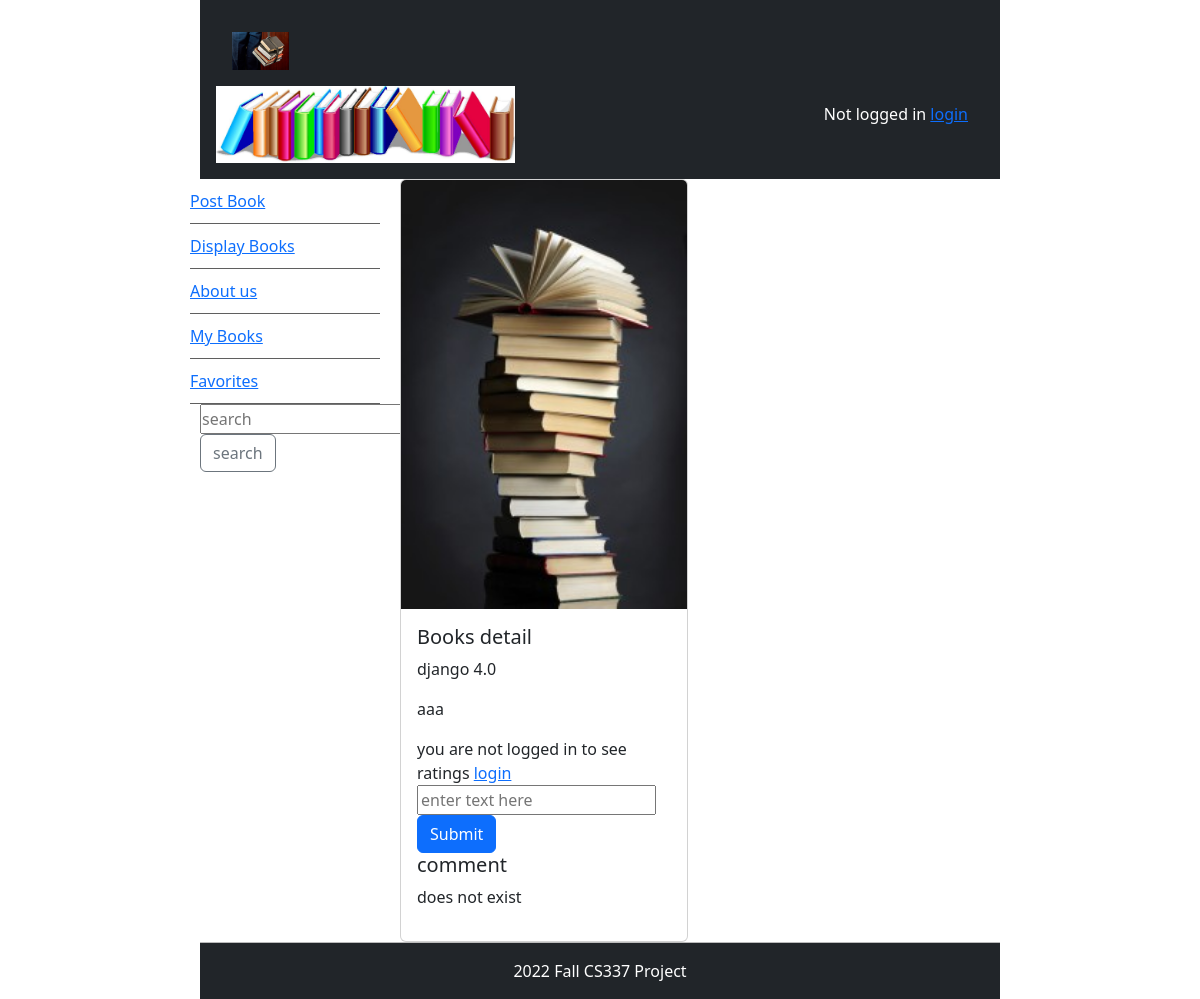
/book_detail/3, run on the app's committed database.
### bookMng/models.py (models this page shows, shortened)
class MainMenu(models.Model):
    item = models.CharField(max_length=200, unique=True)
    link = models.CharField(max_length=500, unique=True)

class Book(models.Model):
    name = models.CharField(max_length=200)
    web = models.URLField(max_length=200)
    price = models.DecimalField(decimal_places=2, max_digits=8)
    publishdate = models.DateField(auto_now=True)
    picture = models.FileField(upload_to='bookEX/static/uploads')
    pic_path = models.CharField(max_length=300, editable=False, blank=True)
    username = models.ForeignKey(User, blank=True, null=True, on_delete=models.CASCADE)
    favorite = models.ManyToManyField(User, related_name='favorite', blank=True)

### bookMng/views.py (the view)
# urls.py: path('book_detail/<int:book_id>', views.book_detail, name='book_detail'),
def book_detail(request, book_id):
    book = Book.objects.get(id=book_id)
    book.pic_path = book.picture.url[14:]
    is_favorite = False
    is_rate = False
    is_comment = False
    if request.user.is_authenticated:
        if Comment.objects.filter(username=request.user, product__id=book_id).exists():
            is_comment = True
        if book.favorite.filter(id=request.user.id).exists():
            is_favorite = True
        if Rate.objects.filter(username=request.user, product__id=book_id).exists():
            is_rate = True
            avg = Rate.objects.filter(product__id=book_id).aggregate(Avg('rating'))
            comments = Comment.objects.filter(product__id=book_id)
            return render(request,
                          'bookMng/book_detail.html',
                          {
                              'item_list': MainMenu.objects.all(),
                              'book': book,
                              'is_favorite': is_favorite,
                              'is_comment': is_comment,
                              'rate': Rate.objects.get(username=request.user, product__id=book_id),
                              'is_rate': is_rate,
                              'avg': avg,
                              'comments': comments
                          })
        else:
            return render(request,
                          'bookMng/book_detail.html',
                          {
                              'item_list': MainMenu.objects.all(),
                              'book': book,
                              'is_favorite': is_favorite,
                              'is_rate': is_rate,
                              'is_comment': is_comment
                          })
    else:
        return render(request,
                      'bookMng/book_detail.html',
                      {
                          'item_list': MainMenu.objects.all(),
                          'book': book,
                      })

### bookEX/templates/bookMng/book_detail.html (shortened to what this page needs)
{% extends "base.html" %}
{% load static %}
{% block sidenav %}
    {% for item in item_list %}
    <li>
        <a href="{{item.link}}">{{item.item}} </a>
    </li>
    {% endfor %}
{% endblock sidenav %}
{% block content %}
<div class="card" style="width: 18rem;">
  <img src="{% static book.pic_path %}" class="card-img-top" alt="...">
  <div class="card-body">
    <h5 class="card-title"> Books detail</h5>
    <p class="card-text"> {{book.name}}</p>
    <p class="card-text">
      {{book.username}}
    </p>
{% if user.is_authenticated %}
    <h5 class="card-title"> Rating</h5>
 {% if is_rate %}
    <p> {{rate.rating}}</p>
 <p>{{avg}}</p>
      {% else %}
      <p>does not exist</p>
       <p>{{avg}}</p>
 {% endif %}
 <p class="card-text">
   <form action="{% url 'rate' book.id %}" method="POST">
       {% csrf_token %}
       <h5> Rate</h5>
       <div class="rate">
           Rate from 1-5
            <input type="radio" name="rating" id="rating1" value="1" required/>
           <input type="radio" name="rating" id="rating2" value="2" required/>
           <input type="radio" name="rating" id="rating3" value="3" required/>
           <input type="radio" name="rating" id="rating4" value="4" required/>
           <input type="radio" name="rating" id="rating5" value="5" required/>
           <br>
        <input type="submit" value="Submit review" class="btn btn-primary">
       </div>
           <div>
 {% if is_favorite %}
    <a class="btn btn-outline-danger"  href="http://127.0.0.1:8000/book_favorite/{{ book.id }}">    <p>unfavorite </p>   </a>
  {% else %}
    <a class="btn btn-primary"  href="http://127.0.0.1:8000/book_favorite/{{ book.id }}">    <p>favorite</p> </a>
     {% endif %}
      </div>
   </form>
            {% else %}
you are not logged in to see ratings
            <a href="{% url 'login' %}?next=/">login</a>
            {% endif %}
 <form  action="{% url 'comment' book.id %}" method="POST" novalidate>
        <input type="text" name="comment" id="comment" placeholder="enter text here" required>
                <input class="btn btn-primary" type="submit" value="Submit">
  </form>
    <h5 class="card-title"> comment</h5>
 {% if is_comment %}
    {% for comment in comments %}
      <p>  {{comment.comment}}  by {{comment.username}} </p>
    {% endfor %}
      {% else %}
      <p>does not exist</p>
 {% endif %}
{% endblock content %}

### bookEX/static/main.css (style rules this page uses)
#nav li { padding-top:10px; padding-bottom:10px; list-style-type: none; border-bottom: thin solid #5f5f5f; color:#4c4c4c; left:0px; list-style-position:inside; margin-left: -10px; }

### data on the page
MainMenu: item "Post Book"
MainMenu: item "Display Books"
MainMenu: item "About us"
MainMenu: item "My Books"
MainMenu: item "Favorites"
Book: name "django 4.0", username "aaa"
